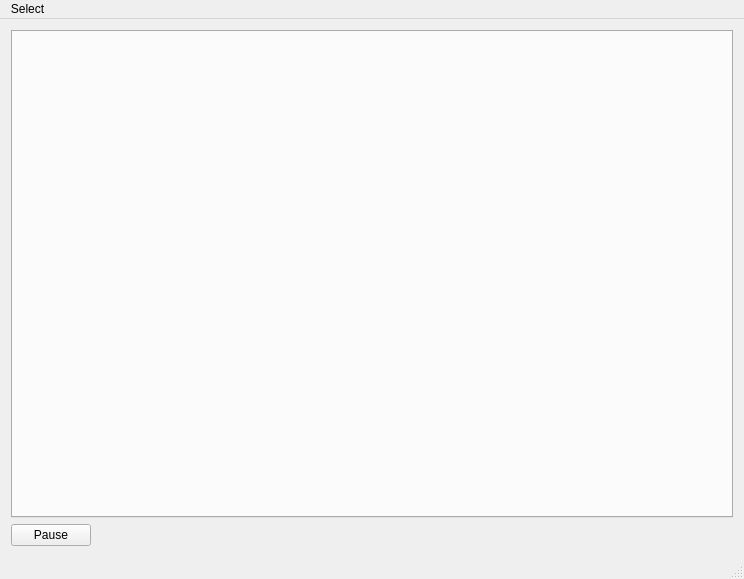
<?xml version="1.0" encoding="UTF-8"?>
<ui version="4.0">
 <class>MainWindow</class>
 <widget class="QMainWindow" name="MainWindow">
  <property name="geometry">
   <rect>
    <x>0</x>
    <y>0</y>
    <width>744</width>
    <height>579</height>
   </rect>
  </property>
  <property name="windowTitle">
   <string>MainWindow</string>
  </property>
  <widget class="QWidget" name="centralWidget">
   <layout class="QVBoxLayout" name="verticalLayout_2">
    <item>
     <layout class="QVBoxLayout" name="verticalLayout">
      <item>
       <widget class="QTabWidget" name="TerminalTab">
        <property name="font">
         <font>
          <stylestrategy>NoAntialias</stylestrategy>
         </font>
        </property>
        <property name="currentIndex">
         <number>-1</number>
        </property>
       </widget>
      </item>
      <item>
       <layout class="QHBoxLayout" name="horizontalLayout">
        <item>
         <widget class="QPushButton" name="PauseButton">
          <property name="text">
           <string>Pause</string>
          </property>
         </widget>
        </item>
        <item>
         <spacer name="horizontalSpacer">
          <property name="orientation">
           <enum>Qt::Horizontal</enum>
          </property>
          <property name="sizeHint" stdset="0">
           <size>
            <width>40</width>
            <height>20</height>
           </size>
          </property>
         </spacer>
        </item>
       </layout>
      </item>
     </layout>
    </item>
   </layout>
  </widget>
  <widget class="QMenuBar" name="menuBar">
   <property name="geometry">
    <rect>
     <x>0</x>
     <y>0</y>
     <width>744</width>
     <height>21</height>
    </rect>
   </property>
   <widget class="QMenu" name="menuSelect">
    <property name="title">
     <string>Select</string>
    </property>
    <widget class="QMenu" name="menuSerial">
     <property name="title">
      <string>Serial</string>
     </property>
     <addaction name="actionOpenSerial"/>
    </widget>
    <addaction name="menuSerial"/>
   </widget>
   <addaction name="menuSelect"/>
  </widget>
  <widget class="QStatusBar" name="statusBar"/>
  <action name="actionOpenSerial">
   <property name="text">
    <string>Open</string>
   </property>
  </action>
 </widget>
 <layoutdefault spacing="6" margin="11"/>
 <resources/>
 <connections/>
</ui>
